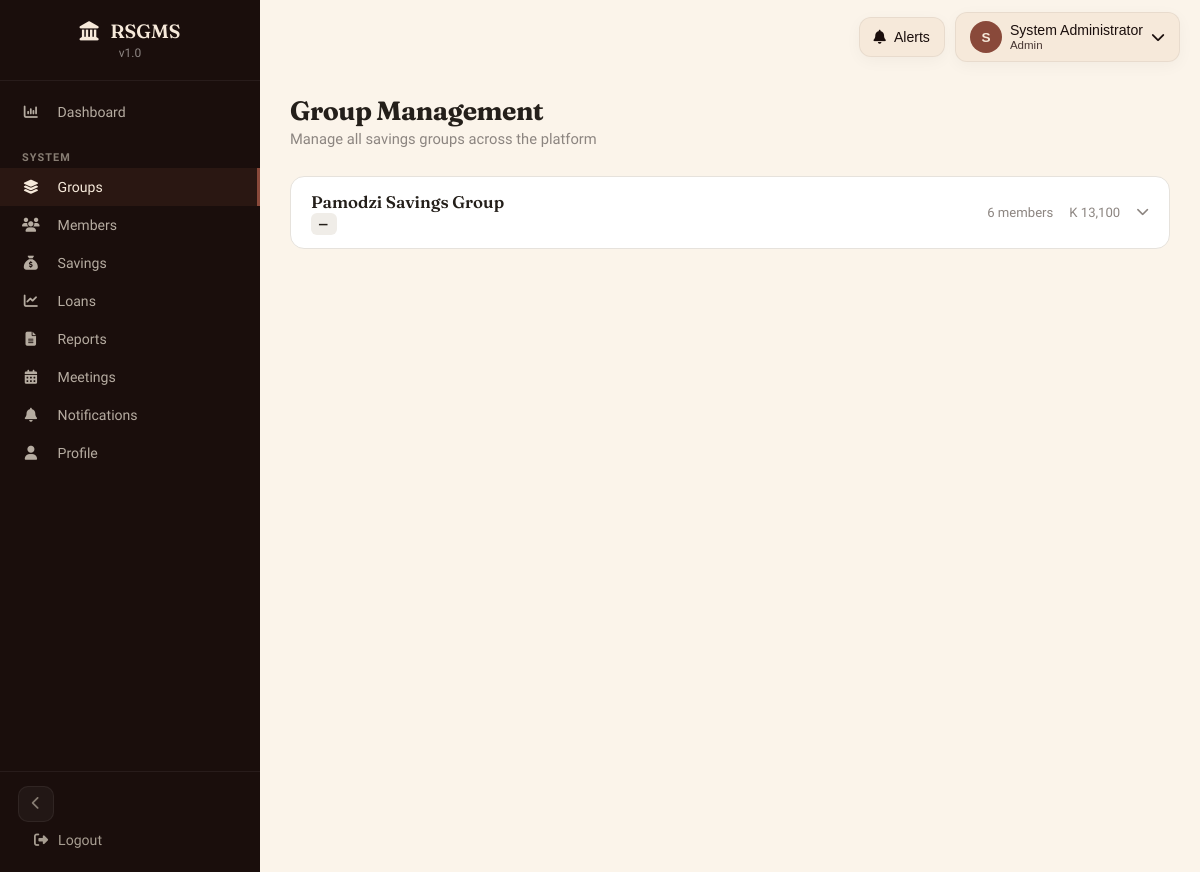
/groups.php (signed in), run on the app's committed database.
### tables this page shows
CREATE TABLE IF NOT EXISTS users (
    id INT AUTO_INCREMENT PRIMARY KEY,
    username VARCHAR(50) UNIQUE NOT NULL,
    password VARCHAR(255) NOT NULL,
    full_name VARCHAR(100) NOT NULL,
    email VARCHAR(100),
    phone VARCHAR(20),
    role ENUM('admin', 'group_admin', 'loan_officer', 'member') DEFAULT 'member',
    group_id INT,
    status ENUM('active','pending') DEFAULT 'active',
    last_login DATETIME DEFAULT NULL,
    created_at TIMESTAMP DEFAULT CURRENT_TIMESTAMP,
    INDEX idx_users_status (status)
);

CREATE TABLE IF NOT EXISTS savings_groups (
    id INT AUTO_INCREMENT PRIMARY KEY,
    group_name VARCHAR(100) NOT NULL,
    group_code VARCHAR(20) UNIQUE NOT NULL,
    description TEXT,
    interest_rate DECIMAL(5,2) DEFAULT 10.00,
    penalty_rate DECIMAL(5,2) DEFAULT 5.00,
    meeting_day VARCHAR(20),
    contribution_amount DECIMAL(10,2) DEFAULT 0.00,
    invitation_code VARCHAR(6) UNIQUE,
    cycle_start_date DATE,
    cycle_end_date DATE,
    total_savings DECIMAL(15,2) DEFAULT 0.00,
    total_loans DECIMAL(15,2) DEFAULT 0.00,
    created_by INT,
    created_at TIMESTAMP DEFAULT CURRENT_TIMESTAMP,
    FOREIGN KEY (created_by) REFERENCES users(id)
);

### groups.php (the view, shortened to what this page needs)
<?php
require_once 'includes/init.php';
$stmt = $pdo->query("
    SELECT sg.*,
           (SELECT COUNT(*) FROM users WHERE group_id = sg.id AND role = 'member') AS member_count,
           (SELECT COUNT(*) FROM users WHERE group_id = sg.id AND role = 'member' AND status = 'pending') AS pending_count,
           (SELECT COALESCE(SUM(amount),0) FROM savings_contributions WHERE group_id = sg.id) AS total_savings,
           (SELECT COALESCE(SUM(principal_amount),0) FROM loans WHERE group_id = sg.id AND status != 'repaid') AS active_loans,
           u.full_name AS admin_name
    FROM savings_groups sg
    LEFT JOIN users u ON u.id = sg.created_by AND u.role = 'group_admin'
    ORDER BY sg.group_name
");
$groups = $stmt->fetchAll();
?>
<!DOCTYPE html>
<html lang="en">
<head>
    <link rel="stylesheet" href="assets/css/icons.css">
    <link rel="stylesheet" href="assets/css/design-system.css">
    <link rel="stylesheet" href="assets/css/toast.css">
</head>
<body>
    <?php require_once 'includes/sidebar.php'; ?>
    <?php include 'config/shared_navbar.php'; ?>
    <div class="main-content">
        <div class="page-head">
            <h1>Group Management</h1>
            <p>Manage all savings groups across the platform</p>
        </div>
        <?php if (count($groups) === 0): ?>
        <div class="empty-state">
            <h3>No groups yet</h3>
            <p>Groups will appear here once they are registered.</p>
        </div>
        <?php else: ?>
        <div class="groups-grid">
            <?php foreach ($groups as $g): ?>
            <div class="group-card">
                <div class="group-card-header" data-toggle>
                    <div>
                        <h3><?php echo htmlspecialchars($g['group_name']); ?></h3>
                        <span class="badge-code"><?php echo htmlspecialchars($g['invitation_code'] ?? '—'); ?></span>
                    </div>
                    <div class="group-meta">
                        <span><?php echo (int)$g['member_count']; ?> members</span>
                        <span>K <?php echo number_format($g['total_savings'], 0); ?></span>
                        <span class="chevron"><i class="fa-solid fa-chevron-down"></i></span>
                    </div>
                </div>
                </div>
            </div>
            <?php endforeach; ?>
        </div>
        <?php endif; ?>
</body>
</html>

### config/shared_navbar.php (shortened to what this page needs)
<?php
$sharedNavbarUserId = (int) $_SESSION['user_id'];
$sharedNavbarRole = $_SESSION['role'] ?? 'member';
$sharedNavbarStmt = $pdo->prepare('SELECT id, full_name, username, email, role FROM users WHERE id = ?');
$sharedNavbarStmt->execute([$sharedNavbarUserId]);
$sharedNavbarUser = $sharedNavbarStmt->fetch();
$sharedNavbarDisplayName = $sharedNavbarUser['full_name'] ?: ($sharedNavbarUser['username'] ?? 'User');
$sharedNavbarRoleLabel = ucfirst(str_replace('_', ' ', $sharedNavbarRole));
$sharedNavbarInitial = strtoupper(substr($sharedNavbarDisplayName, 0, 1));
?>
<div class="shared-navbar" data-shared-navbar>
    <div class="shared-navbar-shell">
        <div class="shared-navbar-wrap">
            <button type="button" class="shared-navbar-button shared-navbar-bell" data-navbar-toggle="notifications" aria-haspopup="true" aria-expanded="false" aria-controls="sharedNotificationsMenu">
                <i class="fa-solid fa-bell"></i>
                <span>Alerts</span>
            </button>
        </div>
        <div class="shared-navbar-wrap">
            <button type="button" class="shared-navbar-button shared-navbar-profile" data-navbar-toggle="profile" aria-haspopup="true" aria-expanded="false" aria-controls="sharedProfileMenu">
                <span class="shared-navbar-avatar"><?php echo htmlspecialchars($sharedNavbarInitial); ?></span>
                <span class="shared-navbar-copy">
                    <span class="shared-navbar-label"><?php echo htmlspecialchars($sharedNavbarDisplayName); ?></span>
                    <span class="shared-navbar-subtext"><?php echo htmlspecialchars($sharedNavbarRoleLabel); ?></span>
                </span>
                <i class="fa-solid fa-chevron-down" style="margin-left:auto;"></i>
            </button>
        </div>
    </div>
</div>
<div class="shared-navbar-spacer" aria-hidden="true"></div>

### assets/css/design-system.css (style rules this page uses)
:root { --clay:oklch(0.48 0.09 35); --clay-dark:oklch(0.35 0.07 33); --clay-light:oklch(0.62 0.10 38); --cream:oklch(0.94 0.025 70); --cream-light:oklch(0.97 0.015 75); --ink:oklch(0.18 0.02 30); --ink-soft:oklch(0.35 0.025 35); --gold:oklch(0.70 0.10 75); --gold-light:oklch(0.80 0.08 80); --moss:oklch(0.40 0.06 140); --sand:oklch(0.85 0.03 70); --white-soft:oklch(0.99 0.005 75); --danger:oklch(0.55 0.15 25); --danger-hover:oklch(0.45 0.15 25); --success:oklch(0.50 0.12 150); --success-hover:oklch(0.42 0.12 150); --radius-sm:8px; --radius-md:14px; --radius-lg:18px; --radius-full:999px; --shadow-card:0 4px 16px oklch(0 0 0 / .04); --shadow-card-hover:0 8px 24px oklch(0 0 0 / .07); --shadow-section:0 1px 0 oklch(0 0 0 / .06); --shadow-topbar:0 1px 0 oklch(0 0 0 / .04); --sidebar-width:260px; --sidebar-collapsed:64px; --section-padding:20px; --card-padding:18px; --grid-gap:18px; --transition-card:transform .22s cubic-bezier(.22,1,.36,1),box-shadow .22s; }
* { margin:0;padding:0;box-sizing:border-box }
body { font-family:'Sora',sans-serif; font-weight:300; background:var(--cream-light); color:var(--ink); -webkit-font-smoothing:antialiased; }
h1,h2,h3,h4,.h { font-family:'Fraunces',serif; font-weight:600; font-variation-settings:'SOFT' 85; line-height:1.15; }
.main-content { margin-left:var(--sidebar-width); padding:clamp(1rem,2vw,1.5rem) clamp(1rem,2.5vw,2rem); min-height:100vh; transition:margin-left .3s ease; }

### assets/css/toast.css (style rules this page uses)
:root { --toast-success-bg: #ecfdf5; --toast-success-border: #a7f3d0; --toast-success-text: #065f46; --toast-success-icon: #10b981; --toast-error-bg: #fef2f2; --toast-error-border: #fecaca; --toast-error-text: #991b1b; --toast-error-icon: #ef4444; --toast-warning-bg: #fffbeb; --toast-warning-border: #fde68a; --toast-warning-text: #92400e; --toast-warning-icon: #f59e0b; --toast-info-bg: #eff6ff; --toast-info-border: #bfdbfe; --toast-info-text: #1e40af; --toast-info-icon: #3b82f6; }

### groups.php (style rules this page uses)
.page-head { margin-bottom: 28px; }
.page-head h1 { font-size: clamp(1.4rem,2.2vw,1.8rem); font-weight: 700; color: #241f1a; letter-spacing: -0.02em; }
.page-head p { color: #8c8580; font-size: 0.92rem; margin-top: 4px; }
.groups-grid { display: flex; flex-direction: column; gap: 14px; }
.group-card { background: #fff; border: 1px solid #e6e2dc; border-radius: 14px; overflow: hidden; transition: box-shadow 0.15s ease; }
.group-card-header { display: flex; align-items: center; justify-content: space-between; gap: 14px; padding: 16px 20px; cursor: pointer; user-select: none; }
.group-card-header h3 { font-size: 1.05rem; font-weight: 600; color: #241f1a; }
.group-meta { display: flex; align-items: center; gap: 16px; font-size: 0.82rem; color: #8c8580; }
.group-meta span { display: inline-flex; align-items: center; gap: 4px; }
.badge-code { font-family: monospace; letter-spacing: 0.08em; background: #f0ede8; padding: 3px 8px; border-radius: 6px; color: #241f1a; font-size: 0.88rem; font-weight: 700; }
.chevron { transition: transform 0.2s ease; font-size: 0.8rem; color: #8c8580; }

### config/shared_navbar.php (style rules this page uses)
.shared-navbar-spacer { height: 72px; }
.shared-navbar { position: fixed; top: 0; left: var(--sidebar-width); right: 0; z-index: 120; pointer-events: none; padding: 12px 20px 0; transition: left .3s ease; }
.shared-navbar-shell { pointer-events: auto; display: flex; align-items: center; justify-content: flex-end; gap: 10px; }
.shared-navbar-wrap { position: relative; }
.shared-navbar-button { min-height: 40px; display: inline-flex; align-items: center; gap: 8px; padding: 8px 14px; border: 1px solid oklch(0 0 0 / .06); border-radius: 12px; background: var(--cream); color: var(--ink); box-shadow: var(--shadow-card); cursor: pointer; transition: transform .15s, box-shadow .15s; }
.shared-navbar-bell { font-weight: 500; font-size: 0.88rem; }
.shared-navbar-profile { font-size: 0.88rem; }
.shared-navbar-avatar { width: 32px; height: 32px; border-radius: 50%; display: inline-flex; align-items: center; justify-content: center; background: var(--clay); color: var(--cream); font-size: 0.85rem; font-weight: 600; }
.shared-navbar-copy { display: flex; flex-direction: column; align-items: flex-start; line-height: 1.2; text-align: left; }
.shared-navbar-label { font-weight: 500; font-size: 0.88rem; color: var(--ink); }
.shared-navbar-subtext { color: var(--ink-soft); font-size: 0.72rem; }

### data on the page
users: full_name "S", full_name "System Administrator"
savings_groups: group_name "Pamodzi Savings Group", invitation_code "—", member_count "6", total_savings "13,100"

### other printed values
$sharedNavbarRoleLabel "Admin"
